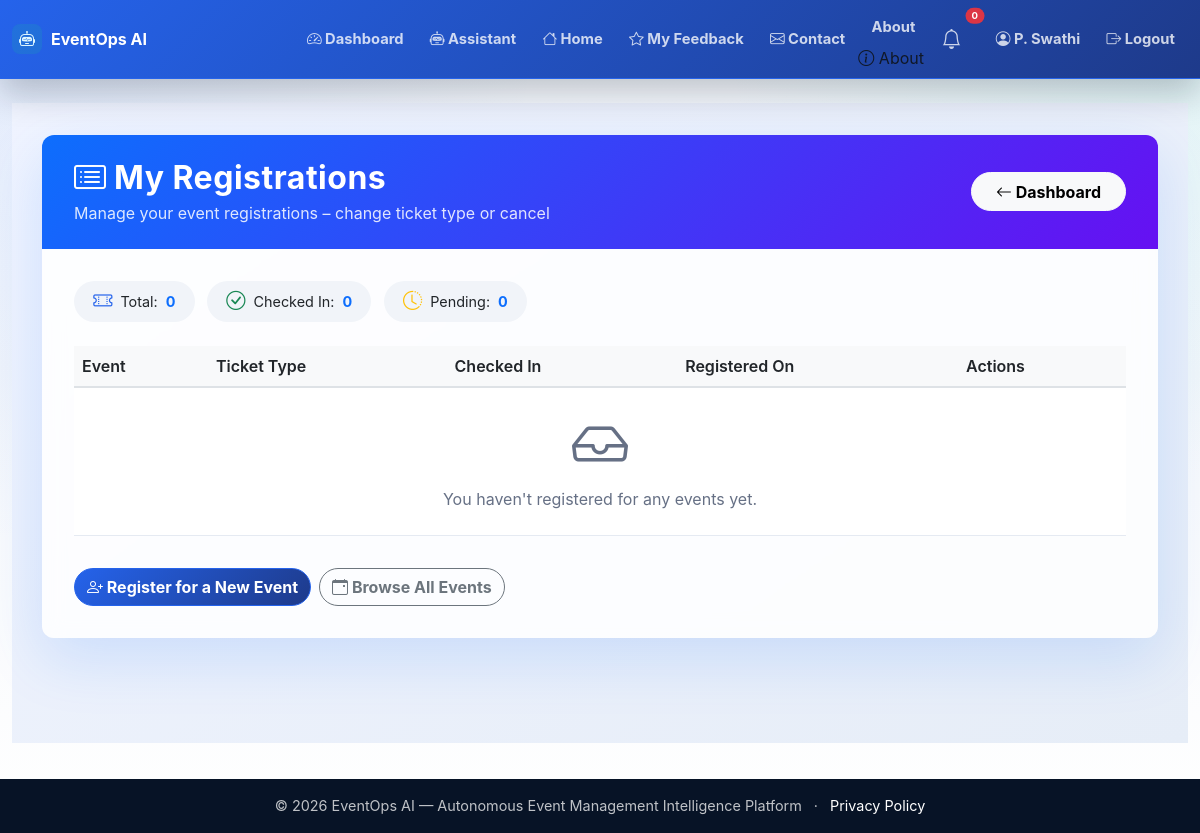
Before: /user/registrations (signed in) with the older database file.
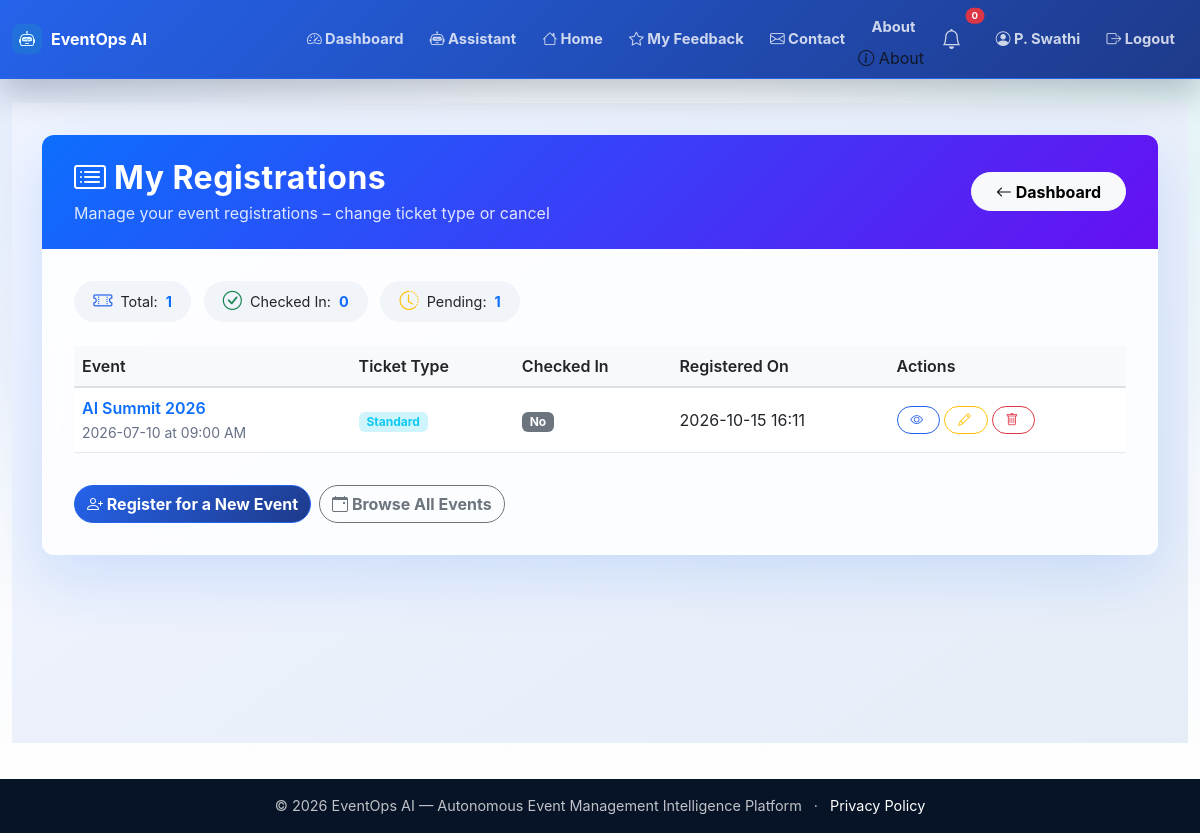
After: the same page with the newer database file.
### app.py (models this page shows)
class Registration(db.Model):
    id = db.Column(db.Integer, primary_key=True)
    user_id = db.Column(db.Integer, db.ForeignKey('user.id'))
    event_id = db.Column(db.Integer, db.ForeignKey('event.id'))
    ticket_type = db.Column(db.String(50))
    status = db.Column(db.String(20), default='registered')
    checked_in = db.Column(db.Boolean, default=False)
    registered_at = db.Column(db.DateTime, default=lambda: datetime.now(timezone.utc))
    user = db.relationship('User', backref='registrations')
    event = db.relationship('Event', backref='registrations')

class Event(db.Model):
    id = db.Column(db.Integer, primary_key=True)
    title = db.Column(db.String(200), nullable=False)
    description = db.Column(db.Text)
    date = db.Column(db.String(50))
    time = db.Column(db.String(50))
    location = db.Column(db.String(200))
    capacity = db.Column(db.Integer)
    status = db.Column(db.String(20), default='upcoming')
    created_at = db.Column(db.DateTime, default=lambda: datetime.now(timezone.utc))

### app.py (the view)
@app.route('/user/registrations')
@login_required
def user_my_registrations():
    registrations = Registration.query.filter_by(user_id=current_user.id).all()
    return render_template('user_registrations.html', registrations=registrations)

### app.py (called while the page is built)
@login_manager.user_loader
def load_user(user_id):
    return User.query.get(int(user_id))

### templates/user_registrations.html (shortened to what the changed rows need)
{% extends "base.html" %}
{% block content %}
<div class="registrations-wrapper">
    <div class="container">
        <div class="card registrations-card">
            <div class="card-header d-flex justify-content-between align-items-center flex-wrap">
                <div>
                    <h2><i class="bi bi-card-list me-2"></i>My Registrations</h2>
                </div>
            </div>
            <div class="card-body">
                <div class="mb-3">
                    <span class="stats-badge"><i class="bi bi-ticket-perforated text-primary"></i> Total: <span class="stat-number">{{ registrations|length }}</span></span>
                    <span class="stats-badge"><i class="bi bi-clock-history text-warning"></i> Pending: <span class="stat-number">{{ registrations|selectattr('checked_in', 'equalto', False)|list|length }}</span></span>
                </div>
                <div class="table-responsive">
                    <table class="table table-hover align-middle">
                        <thead>
                            <tr>
                                <th>Event</th>
                                <th>Ticket Type</th>
                                <th>Checked In</th>
                                <th>Registered On</th>
                                <th>Actions</th>
                            </tr>
                        </thead>
                        <tbody>
                            {% for reg in registrations %}
                            <tr>
                                <td>
                                    {% if reg.event %}
                                        <span class="event-title">{{ reg.event.title }}</span>
                                        <br><small class="text-muted">{{ reg.event.date }} at {{ reg.event.time }}</small>
                                    {% else %}
                                        <span class="text-muted">Event has been removed</span>
                                    {% endif %}
                                </td>
                                <td>
                                    <span class="badge bg-info-subtle text-info">{{ reg.ticket_type }}</span>
                                </td>
                                <td>
                                    <span class="badge bg-{{ 'success' if reg.checked_in else 'secondary' }}">
                                        {% if reg.checked_in %}<i class="bi bi-check-circle"></i> Yes{% else %}No{% endif %}
                                    </span>
                                </td>
                                <td>{{ reg.registered_at.strftime('%Y-%m-%d %H:%M') }}</td>
                                <td>
                                    <div class="d-flex flex-wrap gap-1">
                                        {% if reg.event %}
                                        <a href="{{ url_for('event_detail', event_id=reg.event.id) }}" class="btn btn-outline-primary btn-sm btn-action">
                                            <i class="bi bi-eye"></i>
                                        </a>
                                        {% else %}
                                        <span class="text-muted-small">Unavailable</span>
                                        {% endif %}
                                        {% if reg.event %}
                                        <button class="btn btn-outline-warning btn-sm btn-action" data-bs-toggle="modal" data-bs-target="#editModal{{ reg.id }}">
                                            <i class="bi bi-pencil"></i>
                                        </button>
                                        {% else %}
                                        <span class="text-muted-small">Cannot edit</span>
                                        {% endif %}
                                        <form method="POST" action="{{ url_for('cancel_registration', reg_id=reg.id) }}" style="display:inline;"
                                              onsubmit="return confirm('Cancel your registration for \'{{ reg.event.title if reg.event else 'this event' }}\'? This cannot be undone.');">
                                            <button type="submit" class="btn btn-outline-danger btn-sm btn-action">
                                                <i class="bi bi-trash"></i>
                                            </button>
                                        </form>
                                    </div>
                                </td>
                            </tr>
                            {% else %}
                            <tr>
                                <td colspan="5" class="text-center text-muted py-4">
                                    <i class="bi bi-inbox display-4 d-block mb-2"></i>
                                    You haven't registered for any events yet.
                                </td>
                            </tr>
                            {% endfor %}
                        </tbody>
                    </table>
                </div>
            </div>
        </div>
    </div>
</div>
{% endblock %}

Changed rows visible on the page:
added Registration: event "AI Summit 2026", event "2026-07-10", event.time "09:00 AM", ticket_type "Standard", checked_in "No", registered_at "2026-10-15 16:11"
Other visible differences:
{{ registrations|length }}: "0" → "1"
{{ registrations|selectattr('checked_in', 'equalto', False)|list|length }}: "0" → "1"
text no longer shown: "You haven't registered for any events yet."
